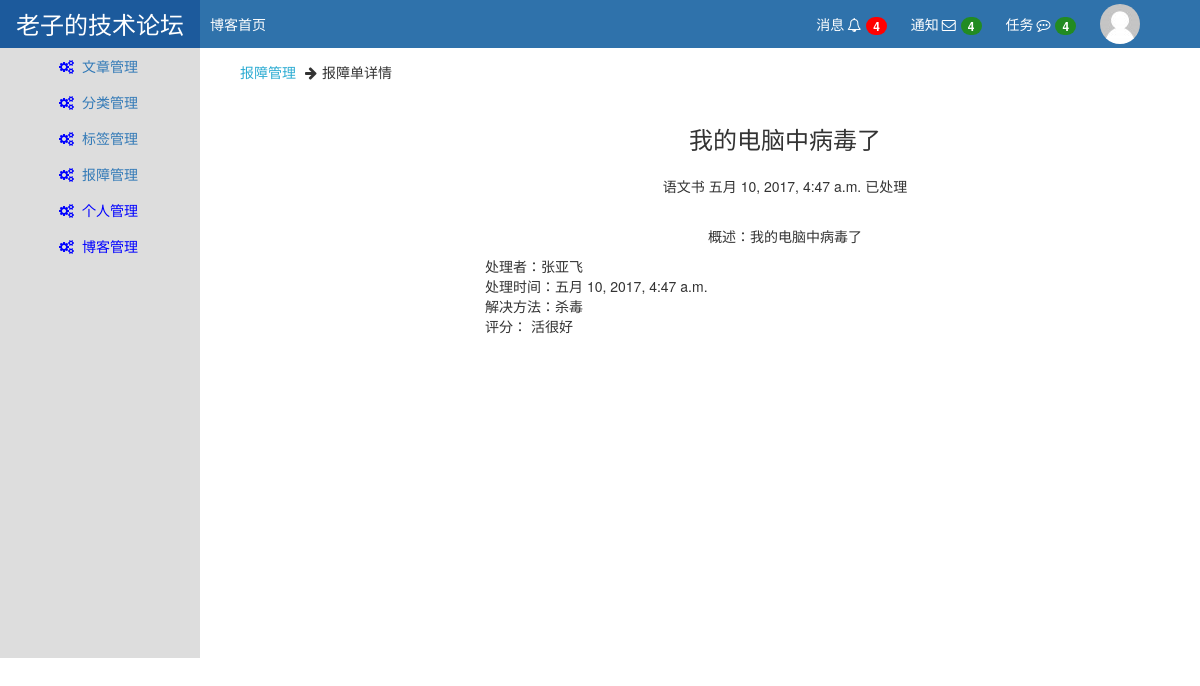
Page /backend/trouble-detail-4 on the committed database.
### repository/models.py (models this page shows, shortened)
class Trouble(models.Model):
    title = models.CharField(max_length=32)
    detail = models.TextField()
    user = models.ForeignKey(to='UserInfo',related_name='u',on_delete=models.CASCADE)
    ctime = models.DateTimeField()
    status_choices=(
        (1,'未处理'),
        (2,'处理中'),
        (3,'已处理'),
    )
    status = models.IntegerField(choices=status_choices,default=1)
    processor = models.ForeignKey(UserInfo,related_name='p',null=True,blank=True,on_delete=models.SET_NULL)
    solution = models.TextField(null=True,blank=True)
    ptime = models.DateTimeField(null=True,blank=True)
    evaluate_choices = (
        (1, '不满意'),
        (2, '一般'),
        (3, '活很好'),
    )
    evaluate = models.IntegerField(choices=evaluate_choices,null=True,blank=True)
    class Meta:
        verbose_name_plural = '报障单'

class UserInfo(models.Model):
    username = models.CharField(max_length=32,verbose_name='用户名',unique=True)
    pwd = models.CharField(max_length=16,verbose_name='密码')
    nickname = models.CharField(max_length=32,verbose_name='昵称',unique=True)
    email = models.EmailField(verbose_name='邮箱',unique=True)
    img = models.ImageField(verbose_name='图片',upload_to='static/upload/photo')
    create_time = models.DateTimeField(verbose_name='创建时间',auto_now_add=True)
    fans = models.ManyToManyField(verbose_name='粉丝们',to='UserInfo',through='Fans',related_name='f',through_fields=('user','fan'))
    class Meta:
        verbose_name_plural = '用户信息'

### backend/views/trouble.py (the view)
# urls.py: url(r'^trouble-detail-(\d+)$',trouble.trouble_detail,name='trouble_detail'),
def trouble_detail(request,id):
    obj = Trouble.objects.filter(id=id).first()
    return render(request,'backend_trouble_detail.html',{'obj':obj})

### templates/backend_trouble_detail.html (shortened to what this page needs)
{% extends 'backend_loyout.html' %}
{% block content %}
    <ul class="trouble-title">
        <li style="color: #2aabd2">报障管理</li>
        <li><i class="fa fa-arrow-right" style="margin-right: 5px;"></i>报障单详情</li>
    </ul>
    <div class="trouble-body container">
        <div class="title">
            <h3>{{ obj.title }}</h3>
        </div>
        <div class="ask-about">
            <span>{{ obj.user.nickname }}</span>
            <span>{{ obj.ctime }}</span>
            <span>{{ obj.get_status_display }}</span>
        </div>
        <div class="detail">
            <p>概述：{{ obj.detail|safe }}</p>
        </div>
        {% if obj.status != 1 %}
            <div class="processor">
                处理者：{{ obj.processor.nickname }}</div>
            <div class="time">
                {% if obj.status == 2 %}
                    接单时间: {{ obj.ctime }}
                    <div class="solution">
                        解决方法：处理中
                    </div>
                {% else %}
                    处理时间：{{ obj.ctime }}
                    </div>
                    <div class="solution">
                        解决方法：{{ obj.solution|safe }}
                    </div>
                {% endif %}
        {% endif %}
        {% if obj.evaluate %}
            <div class="evaluate">
                评分： {{ obj.get_evaluate_display }}
            </div>
        {% endif %}
    </div>
{% endblock %}

### static/css/backend.css (style rules this page uses)
body { position: relative; margin: 0; padding: 0; }

### templates/backend_trouble_detail.html (style rules this page uses)
.trouble-title { width: 100%; height: 48px; list-style: none; line-height: 48px; }
.trouble-title li { display: inline-block; margin-right: 5px; }
.trouble-body { padding: 0px 30px; margin-bottom: 50px; }
.trouble-body .title { width: 100%; height: 50px; text-align: center; }
.trouble-body .detail { width: 100%; text-align: center; }
.ask-about { width: 100%; height: 50px; text-align: center; }
.solution, .processor, .time, .evaluate { width: 600px; margin: 0 auto; }

### rows in the picture
Trouble: title "我的电脑中病毒了", user.nickname "语文书", ctime "五月 10, 2017, 4:47 a.m.", status "已处理", detail "我的电脑中病毒了", processor.nickname "张亚飞", solution "杀毒", evaluate "活很好"
